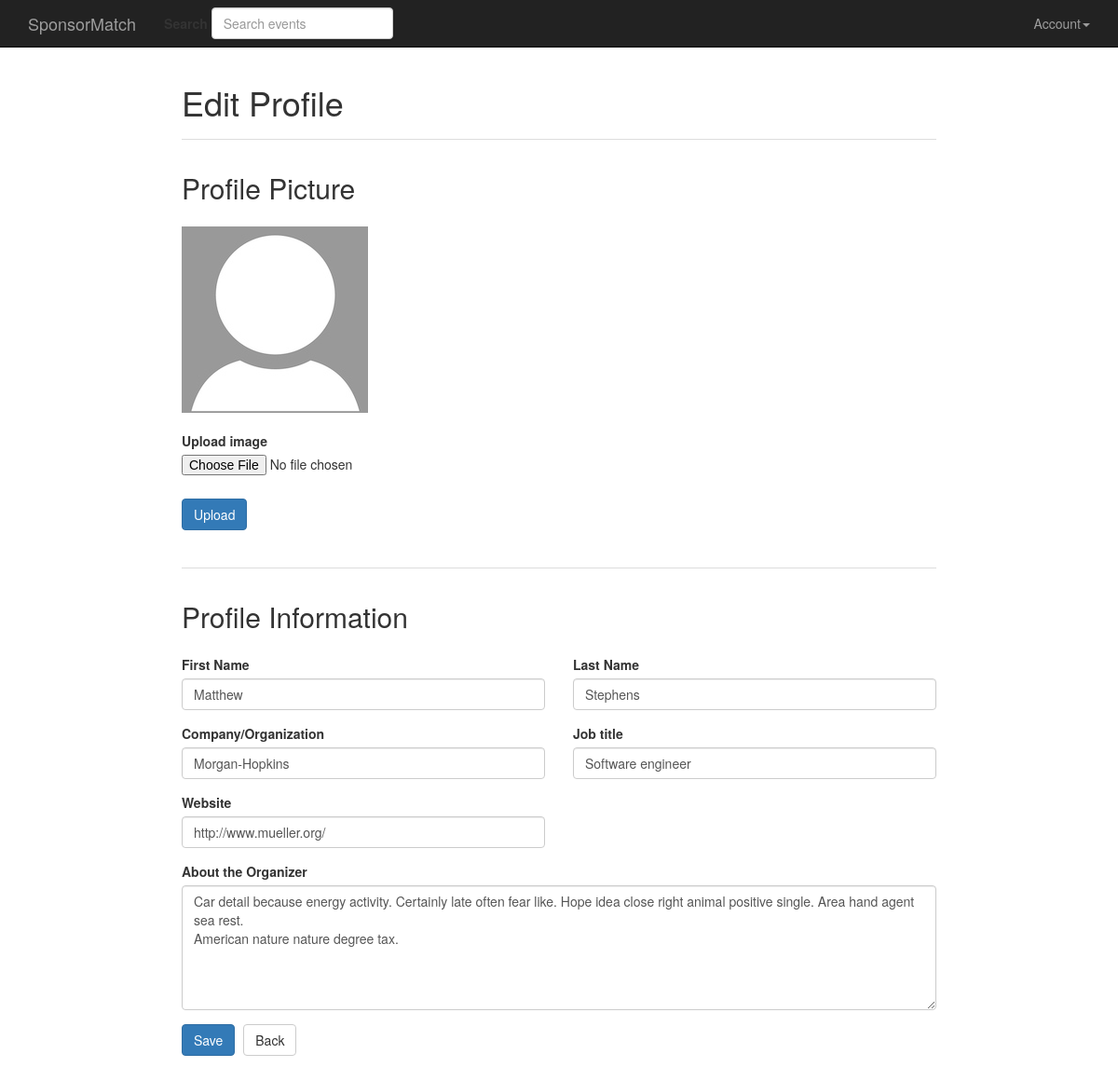
The app's page /edit_profile (signed in) with its own data.
### app/models.py (models this page shows, shortened)
class User(UserMixin, db.Model):
    __tablename__ = "users"
    id = db.Column(db.Integer, primary_key=True)
    first_name = db.Column(db.String(64), nullable=False)
    last_name = db.Column(db.String(64), nullable=False)
    company = db.Column(db.String(64), index=True, unique=True, nullable=False)
    email = db.Column(db.String(64), unique=True, index=True, nullable=False)
    password_hash = db.Column(db.String(128), nullable=False)
    has_paid = db.Column(db.Boolean, default=False, nullable=False)
    member_since = db.Column(db.DateTime, default=datetime.utcnow, nullable=False)
    job_title = db.Column(db.String(64), nullable=True)
    website = db.Column(db.String(64), unique=True, nullable=True)
    about = db.Column(db.Text(), nullable=True)
    profile_photo_path = db.Column(db.Text(), unique=True, nullable=True)
    events = db.relationship(
        "Event", backref="user", lazy="dynamic", cascade="all, delete-orphan"
    )
    saved_events = db.relationship(
        "Event",
        secondary=saved_events,
        backref=db.backref("users", lazy="dynamic"),
        lazy="dynamic",
    )
    sponsorships = db.relationship(
        "Sponsorship", back_populates="sponsor", cascade="all, delete-orphan"
    )
    role_id = db.Column(db.Integer, db.ForeignKey("roles.id"), nullable=False)
    @property
    def password(self):
        raise AttributeError("password is not a readable attribute")
    def can(self, perm):
        return self.role.has_permissions(perm)
    def is_administrator(self):
        return self.can(Permission.ADMIN)

### app/main/views.py (the view, shortened to what this page needs)
@main.route("/edit_profile", methods=["GET", "POST"])
@login_required
def edit_profile():
    admin_route = False
    user = current_user._get_current_object()
    profile_photo = current_user.profile_photo
    upload_image_form = UploadImageForm()
    upload_image_form.image.errors = session.pop("image_form_errors", [])
    remove_image_form = RemoveImageForm()
    profile_form = EditProfileForm(user)
    profile_form.first_name.data = current_user.first_name
    profile_form.last_name.data = current_user.last_name
    profile_form.company.data = current_user.company
    profile_form.about.data = current_user.about
    profile_form.job_title.data = current_user.job_title
    profile_form.website.data = current_user.website
    return render_template(
        "main/users/edit_profile.html",
        profile_form=profile_form,
        upload_image_form=upload_image_form,
        remove_image_form=remove_image_form,
        user=user,
        admin_route=admin_route,
        profile_photo=profile_photo,
    )

### app/main/forms.py
class SearchForm(FlaskForm):
    query = StringField(
        "Search",
        validators=[DataRequired()],
        render_kw={"placeholder": "Search events"},
    )
    def __init__(self, *args, **kwargs):
        if "formdata" not in kwargs:
            kwargs["formdata"] = request.args
        if "csrf_enabled" not in kwargs:
            kwargs["csrf_enabled"] = False
        super(SearchForm, self).__init__(*args, **kwargs)

class UploadImageForm(FlaskForm):
    image = FileField(
        "Upload image",
        validators=[
            FileRequired("Please upload an image."),
            FileAllowed(["png", "jpg", "jpeg"], "File type not allowed."),
        ],
    )
    upload = SubmitField("Upload")

### app/auth/views.py (called while the page is built)
@auth.before_app_request
def before_request():
    g.search_form = SearchForm()
    if current_user.is_authenticated:
        if (
            not current_user.has_paid
            and current_user.role.name == "Event Organizer"
            and request.endpoint
            and request.blueprint != "auth"
            and request.endpoint != "static"
        ):
            return redirect(url_for("auth.payments"))

@login_manager.user_loader
def load_user(user_id):
    return User.query.get(int(user_id))

### app/main/__init__.py (called while the page is built)
@main.app_context_processor
def inject_permissions():
    return dict(
        Permission=Permission,
        EventStatus=EventStatus,
        SponsorshipStatus=SponsorshipStatus,
    )

### app/models.py (called while the page is built)
    def has_permissions(self, perm):
        return self.permissions & perm == perm

### app/templates/main/users/edit_profile.html (shortened to what this page needs)
{% extends "base.html" %}
{% import "bootstrap/wtf.html" as wtf %}
{% block page_content %}
<div class="container edit-profile">
	<div class="page-header">
		{% if admin_route %}
			<h1>Edit Profile Admin</h1>
		{% else %}
			<h1>Edit Profile</h1>
		{% endif %}
	</div>
	<h2>Profile Picture</h2>
	{% if user.profile_photo_path %}
		<img id="editProfilePhoto" class="img-rounded" src="{{ url_for('static', filename=user.profile_photo) }}">
		<form class="remove-profile-image-form" method="POST" action="{{ url_for('main.delete_image', filename=profile_photo.split('/')[-1]) }}" enctype="multipart/form-data" role="form">
			{{ remove_image_form.hidden_tag() }}
			{{ wtf.form_errors(remove_image_form, hiddens="only") }}
			{{ wtf.form_field(remove_image_form.submit, button_map={"submit": "btn btn-danger delete-media"}) }}
		</form>
	{% else %}
		<img src="{{ url_for('static', filename='images/default_profile_photo.jpg') }}">
		<form class="upload-image-form" method="POST" {% if admin_route %}action="{{ url_for('main.add_profile_photo_admin', id=user.id) }}"{% else %}action="{{ url_for('main.add_profile_photo') }}"{% endif %} enctype="multipart/form-data" role="form">
			<div class="row">
				<div class="col-md-12 upload-image">
					{{ wtf.form_field(upload_image_form.image) }}
				</div>
			</div>
			{{ wtf.form_field(upload_image_form.upload, button_map={"upload": "btn btn-primary"}) }}
		</form>
	{% endif %}
	<h2>Profile Information</h2>
	<form class="profile-form" method="POST" {% if admin_route %}action="{{ url_for('main.edit_profile_admin', id=user.id) }}"{% else %}action="{{ url_for('main.edit_profile') }}"{% endif %} role="form">
		<div class="row">
			<div class="col-md-6">
				{{ wtf.form_field(profile_form.first_name) }}
			</div>
			<div class="col-md-6">
				{{ wtf.form_field(profile_form.last_name) }}
			</div>
			<div class="col-md-6">
				{{ wtf.form_field(profile_form.company) }}
			</div>
			<div class="col-md-6">
				{{ wtf.form_field(profile_form.job_title) }}
			</div>
			<div class="col-md-6">
				{{ wtf.form_field(profile_form.website) }}
			</div>
			<div class="col-md-12">
				{{ wtf.form_field(profile_form.about) }}
			</div>
			<div class="col-md-12">
				{{ wtf.form_field(profile_form.submit, button_map={"submit": "btn btn-primary"}) }}
				<a class="btn btn-default" href="{{ url_for('main.user_profile', company=user.company) }}">Back</a>
			</div>
		</div>
	</form>
</div>
{% endblock %}

### app/static/style.css (style rules this page uses)
.page-header { border-bottom: 1px solid #ddd; }
.container.edit-profile { width: 70%; margin-bottom: 80px; }
.container.edit-profile h2 { margin-top: 35px; margin-bottom: 25px; }
.container.edit-profile .remove-profile-image-form, .container.edit-profile .upload-image-form { padding-bottom: 40px; border-bottom: 1px solid #ddd; }
.profile-form input { margin-right: 5px; }
.upload-image { margin-top: 20px; margin-bottom: 10px; }

### records on screen
User: first_name "Matthew", last_name "Stephens", company "Morgan-Hopkins", job_title "Software engineer", website "http://www.mueller.org/", about "Car detail because energy activity. Certainly late often fear like. Hope idea close right animal positive single. Area hand agent sea rest. American nature nature degree tax."
